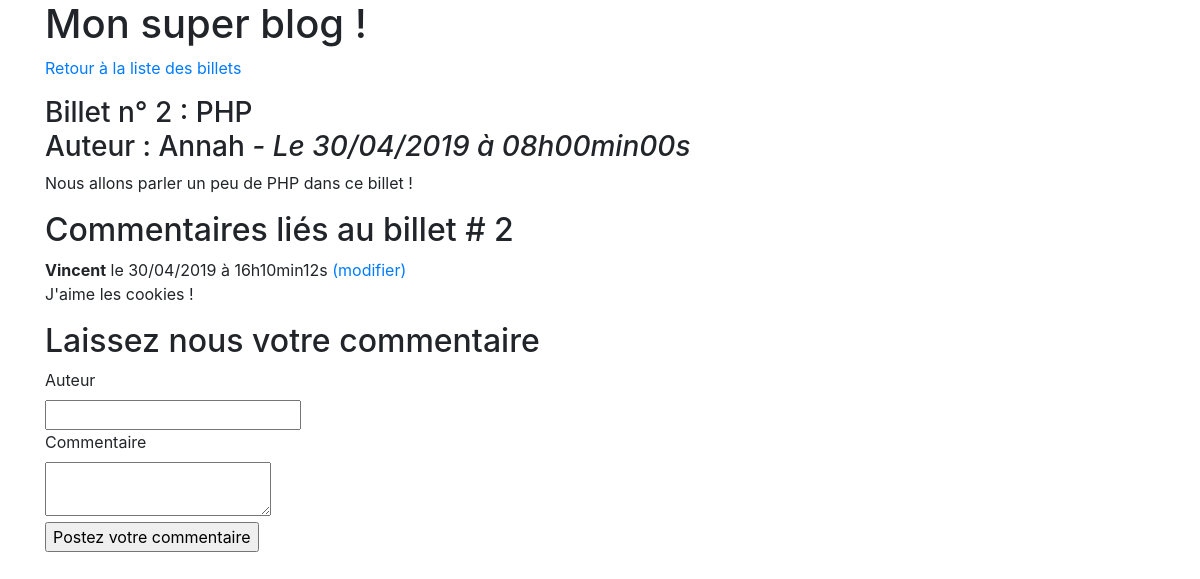
/index.php?action=billet&id=2, run on the app's committed database.
### tables this page shows
CREATE TABLE `billets` (
  `id` int(11) NOT NULL,
  `titre` varchar(255) NOT NULL,
  `contenu` text NOT NULL,
  `date_creation` datetime NOT NULL,
  `auteur` varchar(255) NOT NULL
);

CREATE TABLE `commentaires` (
  `id` int(11) NOT NULL,
  `id_billet` int(11) NOT NULL,
  `auteur` varchar(255) NOT NULL,
  `commentaire` text NOT NULL,
  `date_commentaire` datetime NOT NULL
);

### controleur/frontend.php (called while the page is built, shortened)
<?php
require_once('modele/BilletManager.php');
require_once('modele/CommentaireManager.php');
function unBillet()
{
	$BilletManager = new \Mumu\Blog\Model\BilletManager();
	$CommentaireManager = new \Mumu\Blog\Model\CommentaireManager();
	$billet = $BilletManager->getBillet($_GET['id']);
	$commentaires = $CommentaireManager->getCommentaires($_GET['id']);
	require ('vue/frontend/affichageBillet.php');
}

### modele/BilletManager.php (called while the page is built, shortened)
<?php
class BilletManager extends Manager
{
	public function getBillet($id_billet)
	{
	        $bdd =$this->connexionBdd();
	        $req = $bdd->prepare('SELECT id, auteur, titre, contenu, DATE_FORMAT(date_creation, \'%d/%m/%Y à %Hh%imin%ss\') AS date_creation_fr FROM billets WHERE id = ?');
	        $req->execute(array($id_billet));
	        $billet = $req->fetch();
	        return $billet;
	}
}

### modele/CommentaireManager.php (called while the page is built, shortened)
<?php
class CommentaireManager extends Manager
{
    public function getCommentaires($id_billet)
    {
        $bdd = $this->connexionBdd();
        $commentaires = $bdd->prepare('SELECT id, auteur, commentaire, DATE_FORMAT(date_commentaire, \'%d/%m/%Y à %Hh%imin%ss\') AS date_commentaire_fr FROM commentaires WHERE id_billet = ? ORDER BY date_commentaire DESC');
        $commentaires->execute(array($id_billet));
        return $commentaires;
    }
}

### vue/frontend/affichageBillet.php (the view, shortened to what this page needs)
        <h1>Mon super blog !</h1>
        <p><a href="index.php">Retour à la liste des billets</a></p>
        <div class="news">
            <h3>
                <?= htmlspecialchars($billet['titre']) ?><br />
               Auteur :  <?= htmlspecialchars($billet['auteur']) ?>
                <em>- Le <?= $billet['date_creation_fr'] ?></em>
            </h3>
            <p>
                <?= nl2br(htmlspecialchars($billet['contenu'])) ?>
            </p>
        </div>
        <h2>Commentaires liés au billet # <?= $billet['id']?></h2>
        <?php
        while ($commentaire = $commentaires->fetch())
        {
        ?>
        <div class="news">
            <p><strong><?= htmlspecialchars($commentaire['auteur']) ?></strong> le <?= $commentaire['date_commentaire_fr'] ?><a href="index.php?action=unCommentaire&amp;id=<?= $commentaire['id'] ?>"> (modifier)</a><br/>
            <?= nl2br(htmlspecialchars($commentaire['commentaire'])) ?></p>
         </div>
        <?php
        }
        ?>
        <h2>Laissez nous votre commentaire </h2>
        <form action="index.php?action=ajouterCommentaire&amp;id=<?= $billet['id'] ?>" method="post">
                <div>
                    <label for="auteur">Auteur</label><br />
                    <input type="text" id="auteur" name="auteur" />
                </div>
                <div>
                    <label for="commentaire">Commentaire</label><br />
                    <textarea type="text" id="commentaire" name="commentaire"></textarea>
                </div>
                <div>
                    <input type="submit" value="Postez votre commentaire"/>
                </div>
            </form>
<?php require('template.php'); ?>

### data on the page
billets: titre "Billet n° 2 : PHP", auteur "Annah", contenu "Nous allons parler un peu de PHP dans ce billet !", id "2"
commentaires: auteur "Vincent", date_commentaire_fr "30/04/2019 à 16h10min12s", commentaire "J'aime les cookies !"

### other printed values
$billet['date_creation_fr'] "30/04/2019 à 08h00min00s"
